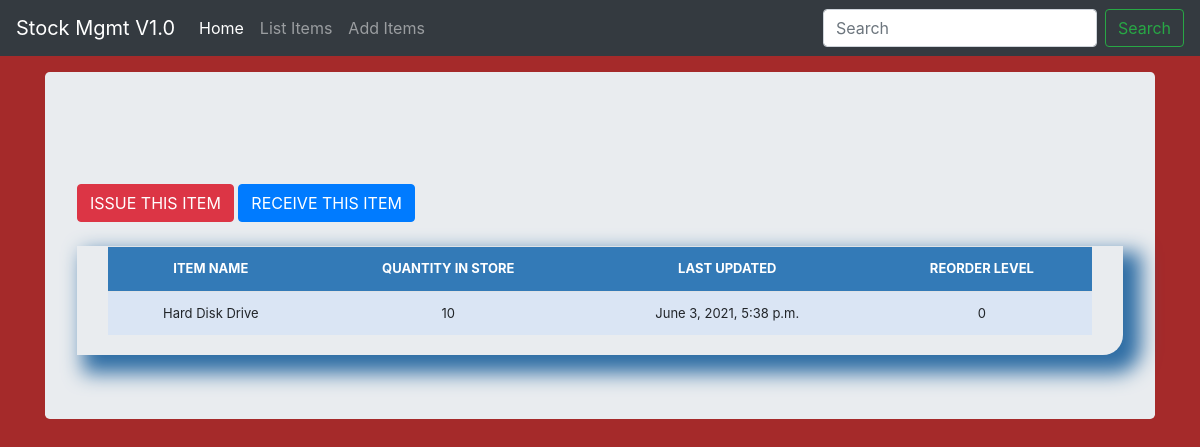
Screenshot of /stock_detail/4/ with the database file from the repository.
### stockmgmgt/models.py (models this page shows, shortened)
class Stock(models.Model):
    category = models.ForeignKey(Category, on_delete=models.CASCADE, blank=True)
    item_name = models.CharField(max_length=50, blank=True, null=True)
    quantity = models.IntegerField(default='0', blank=True, null=True)
    receive_quantity = models.IntegerField(default='0', blank=True, null=True)
    receive_by = models.CharField(max_length=50, blank=True, null=True)
    issue_quantity = models.IntegerField(default='0', blank=True, null=True)
    issue_by = models.CharField(max_length=50, blank=True, null=True)
    issue_to = models.CharField(max_length=50, blank=True, null=True)
    phone_number = models.CharField(max_length=50, blank=True, null=True)
    created_by = models.CharField(max_length=50, blank=True, null=True)
    reorder_level = models.IntegerField(default='0', blank=True, null=True)
    last_updated = models.DateTimeField(auto_now_add=False, auto_now=True)
    timestamp = models.DateTimeField(auto_now_add=True, auto_now=False)

### stockmgmgt/views.py (the view)
# urls.py: path('stock_detail/<str:pk>/', views.stock_detail, name="stock_detail"),
def stock_detail(request, pk):
    queryset = Stock.objects.get(id=pk)
    context = {
        "queryset": queryset,
    }
    return render(request, "stock_detail.html", context)

### stockmgmgt/templates/stock_detail.html (shortened to what this page needs)
{% load static %} {% load crispy_forms_tags %}
<!DOCTYPE html>
<html lang="en">
<head>
  <link rel="stylesheet" href="https://stackpath.bootstrapcdn.com/bootstrap/4.4.1/css/bootstrap.min.css">
  <link href="{% static 'css/style.css' %}" rel="stylesheet" type="text/css">
</head>
<body>
  {% include 'navbar.html' %}
  <main role="main" class="container">
    <div class="jumbotron">
      <br><br>
      <a href='#issue'>
        <div class='btn btn-danger'>ISSUE THIS ITEM</div>
      </a>
      <a href='#receive'>
        <div class='btn btn-primary'>RECEIVE THIS ITEM</div>
      </a>
      <br><br>
      <div class="display_table">
        <table class='table'>
          <tr>
            <th>ITEM NAME</th>
            <th>QUANTITY IN STORE</th>
            <th>LAST UPDATED</th>
            <th>REORDER LEVEL</th>
          </tr>
          <tr>
            <td>{{queryset.item_name}}</td>
            <td>{{queryset.quantity}}</td>
            <td>{{queryset.last_updated}}</td>
            <td>{{queryset.reorder_level}}</td>
          </tr>
        </table>
      </div>
    </div>
  </main>
</body>
</html>

### stockmgmgt/static/css/style.css (style rules this page uses)
body { background-color: brown; min-height: 75rem; padding-top: 4.5rem; }
.table { font-size: 13px; text-align: center; width: 95%; margin: auto; }
.table tr:nth-child(odd) { background: #B8CAE4 }
.table tr:nth-child(even) { background: #dae5f4 }
th { background-color: #337ab7; color: white; }
.display_table { border-bottom-right-radius: 20px; padding-left: 5px; padding-right: 5px; padding-bottom: 20px; box-shadow: 12px 12px 20px 6px #2e6da4; }

### rows the page displays
Stock: item_name "Hard Disk Drive", quantity "10", last_updated "June 3, 2021, 5:38 p.m.", reorder_level "0"
